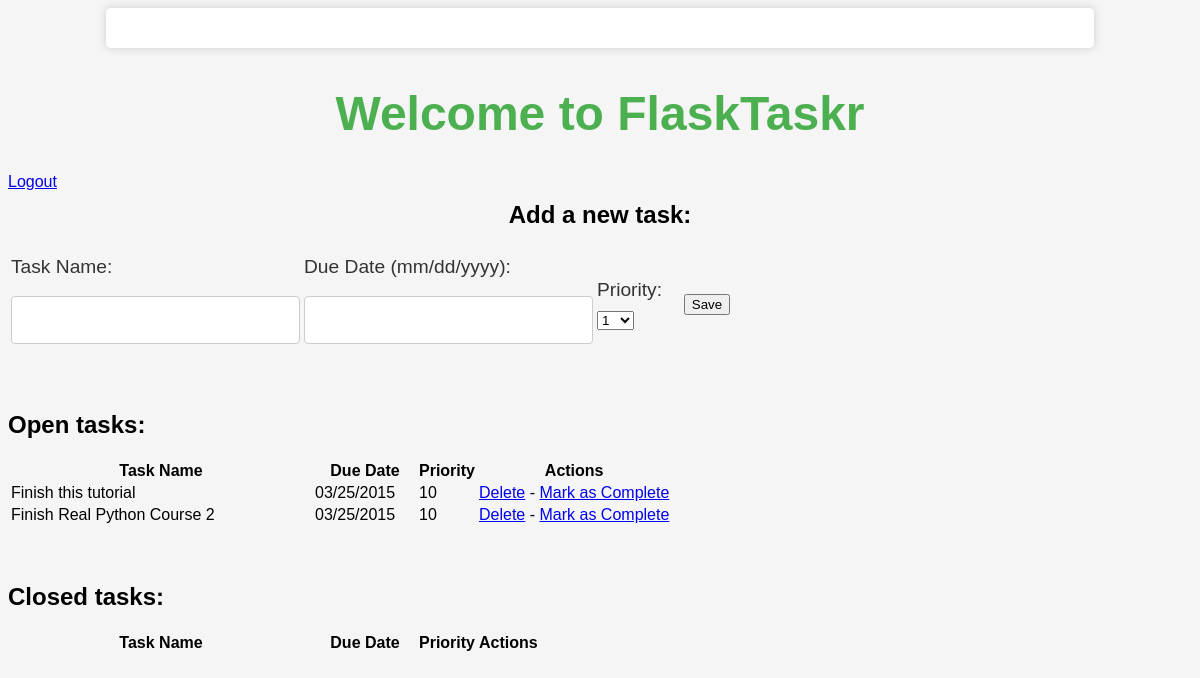
Page /tasks (signed in) on the earlier database version.
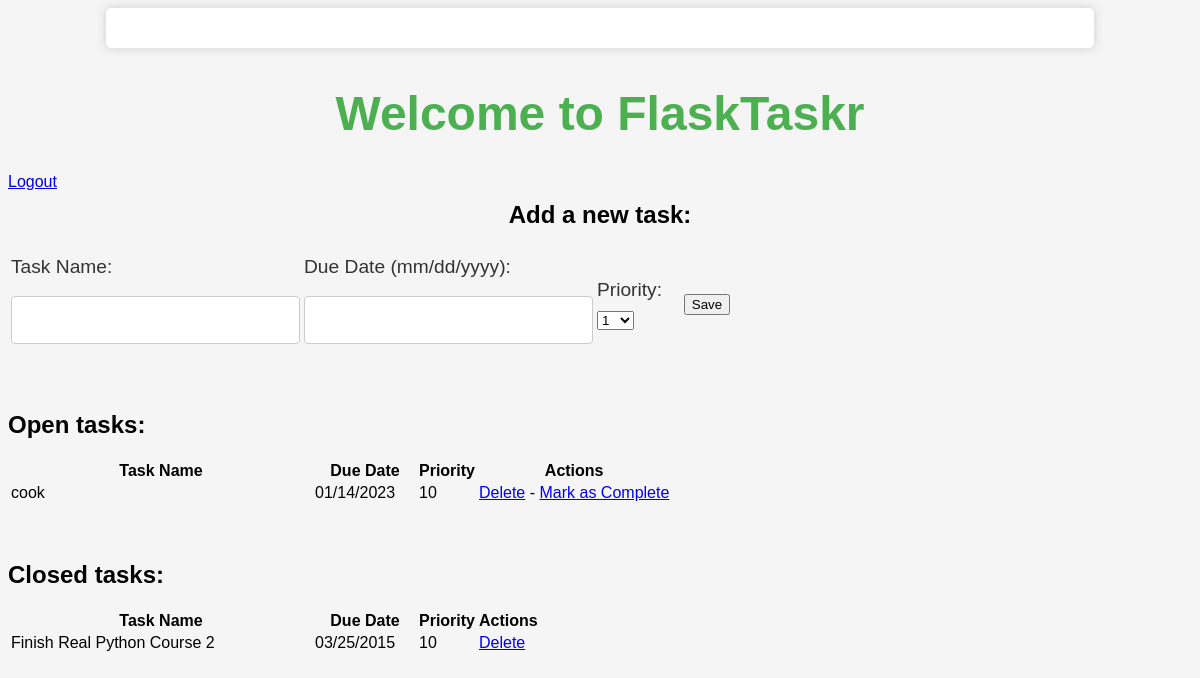
Same page on the later database version.
### tables this page shows
CREATE TABLE tasks(task_id INTEGER PRIMARY KEY AUTOINCREMENT,
			name TEXT NOT NULL, due_date TEXT NOT NULL, priority INTEGER NOT NULL,
			status INTEGER NOT NULL);

### views.py (the view)
@app.route('/tasks')
@login_required
def tasks():
	g.db= connect_db()
	cursor= g.db.execute("SELECT name,due_date, priority, task_id FROM tasks WHERE status=1")
	open_tasks=[dict(name=row[0], due_date= row[1],priority=row[2],task_id=row[3]) for row in cursor.fetchall()]
	cursor=g.db.execute("SELECT name, due_date, priority, task_id FROM tasks WHERE status=0")
	closed_tasks=[ dict(name=row[0],due_date=row[1],priority=row[2],task_id=row[3]) for row in cursor.fetchall()]
	g.db.close()
	return render_template('tasks.html',form=AddTaskForm(request.form),open_tasks=open_tasks,closed_tasks=closed_tasks)

### forms.py
class AddTaskForm(Form):
	task_id= IntegerField()
	name= StringField('Task name',validators=[DataRequired()])
	due_date= DateField('Date Due (mm/dd/yyyy)',validators= [DataRequired()], format= '%m/%d/%Y')
	priority= SelectField('priority',validators=[DataRequired()], choices=[('1', '1'), ('2', '2'), ('3', '3'), ('4', '4'), ('5', '5'),
('6', '6'), ('7', '7'), ('8', '8'), ('9', '9'), ('10', '10')
])
	status=IntegerField('status')

### views.py (called while the page is built)
def connect_db():
	return sqlite3.connect(app.config["DATABASE"])

def login_required(test):
	@wraps(test)
	def wrap(*args, **kwargs):
		if 'logged_in' in session:
			return test(*args, **kwargs)
		else:
			flash('you need to login first')
			return redirect(url_for('login'))
	return wrap

### templates/tasks.html (shortened to what this page needs)
{% extends "_base.html" %}
{% block content %}
<h1>Welcome to FlaskTaskr</h1>
<a href="{{ url_for('logout') }}">Logout</a>
<div class="add-task">
  <h3>Add a new task:</h3>
  <table>
    <tr>
      <form action="{{ url_for('new_task') }}" method="post">
        <td>
          <label>Task Name:</label>
          <input name="name" type="text">
        </td>
        <td>
          <label>Due Date (mm/dd/yyyy):</label>
          <input name="due_date" type="text" width="120px">
        </td>
        <td>
          <label>Priority:</label>
          <select name="priority" width="100px">
            <option value="1">1</option>
          </select>
        </td>
        <td>
          <input class="button" type="submit" value="Save">
        </td>
      </form>
    </tr>
  </table>
</div>
<div class="entries">
  <br>
  <br>
  <h2>Open tasks:</h2>
  <div class="datagrid">
    <table>
      <thead>
        <tr>
          <th width="300px"><strong>Task Name</strong></th>
          <th width="100px"><strong>Due Date</strong></th>
          <th width="50px"><strong>Priority</strong></th>
          <th><strong>Actions</strong></th>
        </tr>
      </thead>
      {% for task in open_tasks %}
        <tr>
          <td width="300px">{{ task.name }}</td>
          <td width="100px">{{ task.due_date }}</td>
          <td width="50px">{{ task.priority }}</td>
          <td>
            <a href="{{ url_for('delete_entry', task_id = task.task_id) }}">Delete</a>  -
            <a href="{{ url_for('complete', task_id = task.task_id) }}">Mark as Complete</a>
          </td>
        </tr>
      {% endfor %}
    </table>
  </div>
  <br>
  <br>
</div>
<div class="entries">
  <h2>Closed tasks:</h2>
  <div class="datagrid">
    <table>
      <thead>
      <tr>
        <th width="300px"><strong>Task Name</strong></th>
        <th width="100px"><strong>Due Date</strong></th>
        <th width="50px"><strong>Priority</strong></th>
        <th><strong>Actions</strong></th>
        </tr>
      </thead>
      {% for task in closed_tasks %}
        <tr>
          <td width="300px">{{ task.name }}</td>
          <td width="100px">{{ task.due_date }}</td>
          <td width="50px">{{ task.priority }}</td>
        <td>
          <a href="{{ url_for('delete_entry', task_id = task.task_id) }}">Delete</a>
        </td>
        </tr>
      {% endfor %}
    </table>
  </div>
</div>
{% endblock %}

### templates/_base.html (shortened to what this page needs)
<!DOCTYPE html>
<html>
<head>
<link rel="stylesheet" href="{{ url_for('static', filename='css/main.css') }}">
<link rel="stylesheet" href="{{ url_for('static', filename='css/login.css') }}">
</head>
<body>
	<div class="page">
	</div>
	<br>
	{% block content %}
	{% endblock %}
</body>
</html>

### static/css/main.css (style rules this page uses)
body { font-family: Arial, sans-serif; background-color: #f5f5f5; }
.page { width: 80%; margin: 0 auto; background-color: white; padding: 20px; border-radius: 5px; box-shadow: 0px 0px 10px #ccc; }

### static/css/login.css (style rules this page uses)
h1 { text-align: center; color: #4CAF50; font-size: 3em; margin-top: 20px; }
h3 { text-align: center; font-size: 1.5em; margin-top: 10px; }
form { width: 60%; margin: 0 auto; margin-top: 30px; text-align: left; }
label { font-size: 1.2em; color: #333; display: block; margin-bottom: 10px; }
input[type="text"], input[type="password"] { width: 100%; padding: 12px 20px; margin: 8px 0; box-sizing: border-box; border-radius: 4px; border: 1px solid #ccc; font-size: 1.2em; }

Differences in the rows shown:
removed tasks: name "Finish this tutorial", due_date "03/25/2015", priority "10", shown under "Open tasks:"
added tasks: name "cook", due_date "01/14/2023", priority "10", shown under "Open tasks:"
changed tasks "Finish Real Python Course 2": moves from the list under "Open tasks:" to the list under "Closed tasks:"
